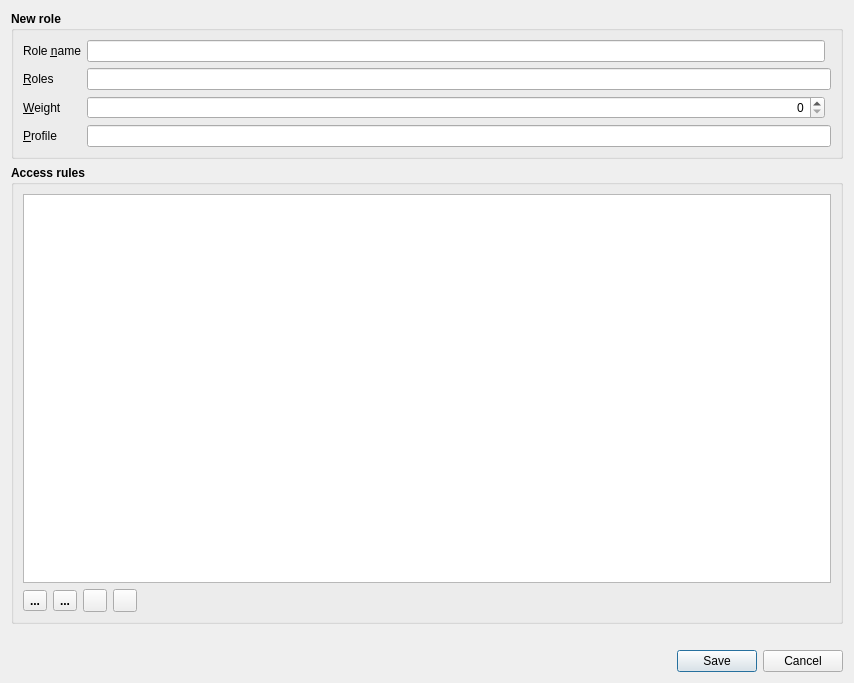
<?xml version="1.0" encoding="UTF-8"?>
<ui version="4.0">
 <class>DlgAddEditRole</class>
 <widget class="QDialog" name="DlgAddEditRole">
  <property name="geometry">
   <rect>
    <x>0</x>
    <y>0</y>
    <width>854</width>
    <height>683</height>
   </rect>
  </property>
  <property name="windowTitle">
   <string>Dialog</string>
  </property>
  <layout class="QGridLayout" name="gridLayout">
   <item row="0" column="0">
    <widget class="QGroupBox" name="groupBox">
     <property name="font">
      <font>
       <weight>75</weight>
       <bold>true</bold>
      </font>
     </property>
     <property name="title">
      <string>New role</string>
     </property>
     <layout class="QGridLayout" name="gridLayout_2">
      <item row="2" column="1">
       <widget class="QSpinBox" name="sbWeight">
        <property name="font">
         <font>
          <weight>50</weight>
          <bold>false</bold>
         </font>
        </property>
        <property name="alignment">
         <set>Qt::AlignRight|Qt::AlignTrailing|Qt::AlignVCenter</set>
        </property>
        <property name="minimum">
         <number>0</number>
        </property>
        <property name="maximum">
         <number>10000</number>
        </property>
        <property name="singleStep">
         <number>1</number>
        </property>
        <property name="value">
         <number>0</number>
        </property>
       </widget>
      </item>
      <item row="0" column="1">
       <widget class="QLineEdit" name="leRoleName">
        <property name="enabled">
         <bool>true</bool>
        </property>
        <property name="font">
         <font>
          <weight>50</weight>
          <bold>false</bold>
         </font>
        </property>
        <property name="readOnly">
         <bool>false</bool>
        </property>
       </widget>
      </item>
      <item row="2" column="0">
       <widget class="QLabel" name="lblWeight">
        <property name="font">
         <font>
          <weight>50</weight>
          <bold>false</bold>
         </font>
        </property>
        <property name="text">
         <string>&amp;Weight</string>
        </property>
        <property name="buddy">
         <cstring>sbWeight</cstring>
        </property>
       </widget>
      </item>
      <item row="4" column="0">
       <widget class="QLabel" name="label_4">
        <property name="font">
         <font>
          <weight>50</weight>
          <bold>false</bold>
         </font>
        </property>
        <property name="text">
         <string>&amp;Profile</string>
        </property>
        <property name="buddy">
         <cstring>leProfile</cstring>
        </property>
       </widget>
      </item>
      <item row="1" column="0">
       <widget class="QLabel" name="lblRoles">
        <property name="font">
         <font>
          <weight>50</weight>
          <bold>false</bold>
         </font>
        </property>
        <property name="text">
         <string>&amp;Roles</string>
        </property>
        <property name="buddy">
         <cstring>leRoles</cstring>
        </property>
       </widget>
      </item>
      <item row="0" column="0">
       <widget class="QLabel" name="lblRoleName">
        <property name="font">
         <font>
          <weight>50</weight>
          <bold>false</bold>
         </font>
        </property>
        <property name="text">
         <string>Role &amp;name</string>
        </property>
        <property name="buddy">
         <cstring>leRoleName</cstring>
        </property>
       </widget>
      </item>
      <item row="4" column="1" colspan="2">
       <widget class="QLineEdit" name="leProfile">
        <property name="font">
         <font>
          <weight>50</weight>
          <bold>false</bold>
         </font>
        </property>
       </widget>
      </item>
      <item row="1" column="1" colspan="2">
       <widget class="QLineEdit" name="leRoles">
        <property name="font">
         <font>
          <weight>50</weight>
          <bold>false</bold>
         </font>
        </property>
       </widget>
      </item>
     </layout>
    </widget>
   </item>
   <item row="1" column="0">
    <widget class="QGroupBox" name="gbAccessRules">
     <property name="font">
      <font>
       <weight>75</weight>
       <bold>true</bold>
      </font>
     </property>
     <property name="title">
      <string>Access rules</string>
     </property>
     <layout class="QVBoxLayout" name="verticalLayout_5">
      <property name="spacing">
       <number>6</number>
      </property>
      <property name="leftMargin">
       <number>9</number>
      </property>
      <property name="topMargin">
       <number>9</number>
      </property>
      <property name="rightMargin">
       <number>9</number>
      </property>
      <property name="bottomMargin">
       <number>9</number>
      </property>
      <item>
       <widget class="QTableView" name="tvAccessRules">
        <property name="font">
         <font>
          <weight>50</weight>
          <bold>false</bold>
         </font>
        </property>
        <property name="alternatingRowColors">
         <bool>true</bool>
        </property>
        <property name="selectionMode">
         <enum>QAbstractItemView::SingleSelection</enum>
        </property>
        <property name="selectionBehavior">
         <enum>QAbstractItemView::SelectRows</enum>
        </property>
        <attribute name="horizontalHeaderStretchLastSection">
         <bool>true</bool>
        </attribute>
       </widget>
      </item>
      <item>
       <widget class="QWidget" name="widget" native="true">
        <layout class="QHBoxLayout" name="horizontalLayout">
         <property name="leftMargin">
          <number>0</number>
         </property>
         <property name="topMargin">
          <number>0</number>
         </property>
         <property name="rightMargin">
          <number>0</number>
         </property>
         <property name="bottomMargin">
          <number>0</number>
         </property>
         <item>
          <widget class="QToolButton" name="tbAddRow">
           <property name="text">
            <string>...</string>
           </property>
           <property name="icon">
            <iconset resource="../shvspy.qrc">
             <normaloff>:/shvspy/images/plus.png</normaloff>:/shvspy/images/plus.png</iconset>
           </property>
          </widget>
         </item>
         <item>
          <widget class="QToolButton" name="tbDeleteRow">
           <property name="text">
            <string>...</string>
           </property>
           <property name="icon">
            <iconset resource="../shvspy.qrc">
             <normaloff>:/shvspy/images/minus.png</normaloff>:/shvspy/images/minus.png</iconset>
           </property>
          </widget>
         </item>
         <item>
          <widget class="QToolButton" name="tbMoveRowDown">
           <property name="text">
            <string/>
           </property>
           <property name="icon">
            <iconset resource="../shvspy.qrc">
             <normaloff>:/shvspy/images/down.svg</normaloff>:/shvspy/images/down.svg</iconset>
           </property>
          </widget>
         </item>
         <item>
          <widget class="QToolButton" name="tbMoveRowUp">
           <property name="text">
            <string/>
           </property>
           <property name="icon">
            <iconset resource="../shvspy.qrc">
             <normaloff>:/shvspy/images/up.svg</normaloff>:/shvspy/images/up.svg</iconset>
           </property>
          </widget>
         </item>
         <item>
          <spacer name="horizontalSpacer">
           <property name="orientation">
            <enum>Qt::Horizontal</enum>
           </property>
           <property name="sizeHint" stdset="0">
            <size>
             <width>40</width>
             <height>20</height>
            </size>
           </property>
          </spacer>
         </item>
        </layout>
       </widget>
      </item>
     </layout>
    </widget>
   </item>
   <item row="2" column="0">
    <widget class="QLabel" name="lblStatus">
     <property name="font">
      <font>
       <weight>50</weight>
       <bold>false</bold>
      </font>
     </property>
     <property name="text">
      <string/>
     </property>
    </widget>
   </item>
   <item row="3" column="0">
    <widget class="QDialogButtonBox" name="buttonBox">
     <property name="font">
      <font>
       <weight>50</weight>
       <bold>false</bold>
      </font>
     </property>
     <property name="orientation">
      <enum>Qt::Horizontal</enum>
     </property>
     <property name="standardButtons">
      <set>QDialogButtonBox::Cancel|QDialogButtonBox::Save</set>
     </property>
    </widget>
   </item>
  </layout>
 </widget>
 <tabstops>
  <tabstop>leRoleName</tabstop>
  <tabstop>leRoles</tabstop>
  <tabstop>sbWeight</tabstop>
  <tabstop>leProfile</tabstop>
  <tabstop>tvAccessRules</tabstop>
  <tabstop>tbAddRow</tabstop>
  <tabstop>tbDeleteRow</tabstop>
 </tabstops>
 <resources>
  <include location="../shvspy.qrc"/>
 </resources>
 <connections>
  <connection>
   <sender>buttonBox</sender>
   <signal>accepted()</signal>
   <receiver>DlgAddEditRole</receiver>
   <slot>accept()</slot>
   <hints>
    <hint type="sourcelabel">
     <x>240</x>
     <y>189</y>
    </hint>
    <hint type="destinationlabel">
     <x>240</x>
     <y>111</y>
    </hint>
   </hints>
  </connection>
  <connection>
   <sender>buttonBox</sender>
   <signal>rejected()</signal>
   <receiver>DlgAddEditRole</receiver>
   <slot>reject()</slot>
   <hints>
    <hint type="sourcelabel">
     <x>240</x>
     <y>189</y>
    </hint>
    <hint type="destinationlabel">
     <x>240</x>
     <y>111</y>
    </hint>
   </hints>
  </connection>
 </connections>
</ui>
